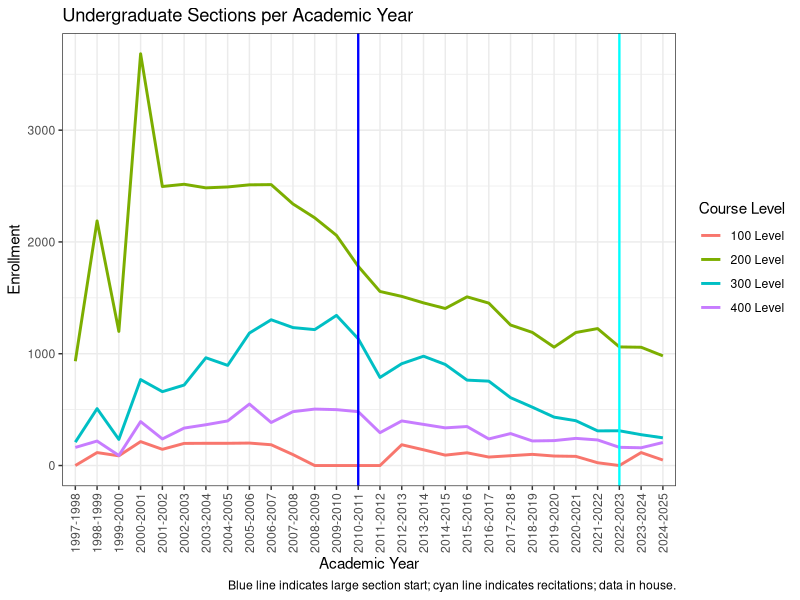
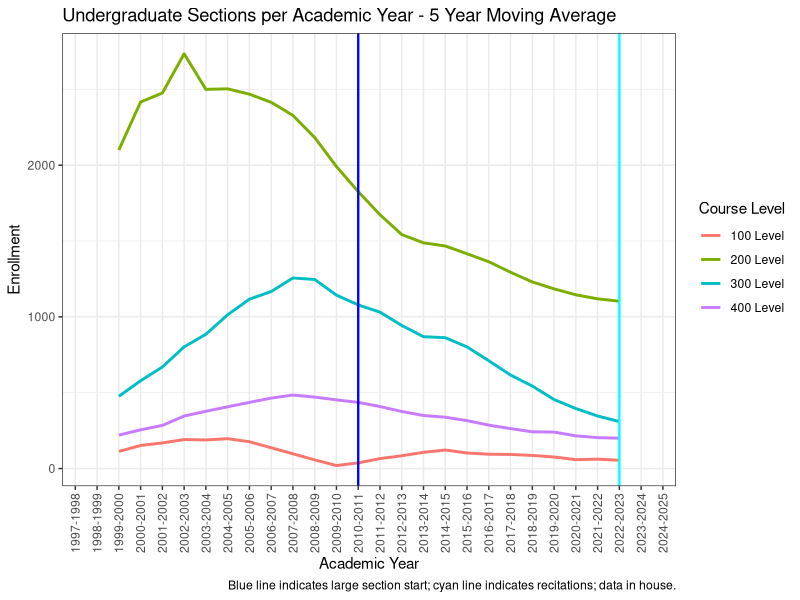

Recreate these plots in R, in order.
#This script uses total enrollment data held by the department for all classes. The data is not divided by section.
#The data has also been adjusted to reflect new course numbers which have changed previously (except for 370 sections).
#The original data file is maintains on the O:/ Drive under Academic/Enrollment and traces back to spring 1998.

#Jeremy R. Groves
#Created: July 23, 2025

rm(list=ls())

library(tidyverse)

#Read Data
  enroll <- read.csv("./Data/Count 1998.csv", header = TRUE, as.is = TRUE)
  bridge <- read.csv("./Data/bridge.csv", header = TRUE, as.is = TRUE)
  
#Clean Data
  enroll.t <- enroll %>%
    select(-Average) %>%
    filter(Course != "",
           !grepl("NOTE", Course)) %>%
    pivot_longer(cols = -Course, values_to = "enrollment", names_to = "semester") %>%
    mutate(cn = as.numeric(substr(Course, 1, 3)),
           level  = case_when(cn < 200 ~ "100 Level",
                         cn > 199 & cn < 300 ~ "200 Level",
                         cn > 299 & cn < 400 ~ "300 Level",
                         TRUE ~ "400 Level"),
           temp = substr(semester,3,5),
           temp2 = case_when(substr(temp,3,3) == "8" ~ temp,
                             substr(temp,3,3) == "2" ~ str_pad(as.character(as.numeric(temp)-4), 3, "left", "0")),
           temp2 = case_when(temp2 == "0-2" ~ "002",
                             TRUE ~ temp2),
           acadyear = paste0("20",substr(temp2, 1, 2), "-20",str_pad(as.character(as.numeric(substr(temp2,1,2))+1),
                                                                     2, "left", "0")),
           acadyear = case_when(temp2 == "978" ~ "1997-1998",
                                temp2 == "988" ~ "1998-1999",
                                temp2 == "998" ~ "1999-2000",
                                TRUE ~ acadyear)) %>%
    select(-c(cn, temp, temp2)) %>%
    left_join(., bridge, by = c("Course" = "Number")) %>%
    filter(!is.na(Name))
              
#Process Data
  enroll.1 <- enroll.t %>%
    mutate(enrollment = replace_na(enrollment, 0)) %>%
    summarise(across(enrollment, sum), .by=c(acadyear, level)) %>%
    group_by(level) %>%
    mutate(yr5_avg = (lag(enrollment, n=2) + lag(enrollment, n=1) + enrollment +
                      lead(enrollment, n=2) + lead(enrollment, n=1))/5) %>%
    ungroup()
  
  #Determines the years since the last non-zero enrollment (offering) of the course
      enroll.2 <- enroll.t %>%
        mutate(enrollment = replace_na(enrollment, 0)) %>%
        summarise(across(enrollment, sum), .by=c(acadyear, Course, Name)) %>%
        group_by(Course) %>%
          arrange(acadyear) %>%
          mutate(sem = seq_len(n())) %>%
        ungroup()  %>%
        mutate(enrollment = na_if(enrollment, 0)) %>%
        filter(!is.na(enrollment)) %>%
        summarise(across(sem, max), .by = c(Course, Name)) %>%
          mutate(years = 28 - sem)  %>%
        filter(years != 0) %>%
        select(-sem) %>%
        arrange(desc(years)) %>%
        mutate(Career = case_when(as.numeric(substr(Course,1,1)) > 4 ~ "Graduate",
                                             TRUE ~ "Undergraduate"))

#Visualize Data
  # Total Course Enrollment by Course per Academic Year
      ggplot(enroll.1) +
        geom_line(aes(x = acadyear, y = enrollment, group=level, color = level), linewidth = 1) +
        geom_vline(xintercept = "2010-2011", color = "blue", linewidth = .8) +
        geom_vline(xintercept = "2022-2023", color = "cyan", linewidth = .8) +   
        labs(title = "Undergraduate Sections per Academic Year",
             y = "Enrollment",
             x = "Academic Year",
             caption = "Blue line indicates large section start; cyan line indicates recitations; data in house.",
             color = "Course Level")+
        theme_bw()+
        theme(axis.text.x = element_text(angle = 90, vjust = 0.5, hjust=1)) 
  
  # Total Course Enrollment by Course per Academic Year  - 5 Year Moving Average 
      ggplot(enroll.1) +
        geom_line(aes(x = acadyear, y = yr5_avg, group=level, color = level), linewidth = 1) +
        geom_vline(xintercept = "2010-2011", color = "blue", linewidth = .8) +
        geom_vline(xintercept = "2022-2023", color = "cyan", linewidth = .8) +   
        labs(title = "Undergraduate Sections per Academic Year - 5 Year Moving Average",
             y = "Enrollment",
             x = "Academic Year",
             caption = "Blue line indicates large section start; cyan line indicates recitations; data in house.",
             color = "Course Level")+
        theme_bw()+
        theme(axis.text.x = element_text(angle = 90, vjust = 0.5, hjust=1)) 
      
  
 